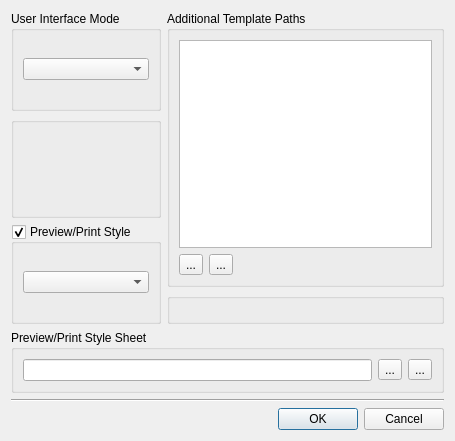
<ui version="4.0" >
 <class>PreferencesDialog</class>
 <widget class="QDialog" name="PreferencesDialog" >
  <property name="geometry" >
   <rect>
    <x>0</x>
    <y>0</y>
    <width>455</width>
    <height>441</height>
   </rect>
  </property>
  <property name="windowTitle" >
   <string>Preferences</string>
  </property>
  <property name="modal" >
   <bool>true</bool>
  </property>
  <layout class="QVBoxLayout" >
   <item>
    <layout class="QHBoxLayout" >
     <item>
      <layout class="QVBoxLayout" >
       <item>
        <widget class="QGroupBox" name="m_uiModeGroupBox" >
         <property name="title" >
          <string>User Interface Mode</string>
         </property>
         <layout class="QVBoxLayout" >
          <item>
           <widget class="QComboBox" name="m_uiModeCombo" />
          </item>
         </layout>
        </widget>
       </item>
       <item>
        <widget class="FontPanel" name="m_fontPanel" />
       </item>
       <item>
        <widget class="QGroupBox" name="m_styleGroupBox" >
         <property name="title" >
          <string>Preview/Print Style</string>
         </property>
         <property name="checkable" >
          <bool>true</bool>
         </property>
         <layout class="QVBoxLayout" >
          <item>
           <widget class="QComboBox" name="m_styleCombo" />
          </item>
         </layout>
        </widget>
       </item>
      </layout>
     </item>
     <item>
      <layout class="QVBoxLayout" >
       <item>
        <widget class="QGroupBox" name="m_templatePathGroupBox" >
         <property name="title" >
          <string>Additional Template Paths</string>
         </property>
         <layout class="QGridLayout" >
          <item row="0" column="0" colspan="3" >
           <widget class="QListWidget" name="m_templatePathListWidget" />
          </item>
          <item row="1" column="0" >
           <widget class="QToolButton" name="m_addTemplatePathButton" >
            <property name="text" >
             <string>...</string>
            </property>
           </widget>
          </item>
          <item row="1" column="1" >
           <widget class="QToolButton" name="m_removeTemplatePathButton" >
            <property name="text" >
             <string>...</string>
            </property>
           </widget>
          </item>
          <item row="1" column="2" >
           <spacer>
            <property name="orientation" >
             <enum>Qt::Horizontal</enum>
            </property>
            <property name="sizeHint" >
             <size>
              <width>40</width>
              <height>20</height>
             </size>
            </property>
           </spacer>
          </item>
         </layout>
        </widget>
       </item>
       <item>
        <widget class="qdesigner_internal::GridPanel" name="m_gridPanel" />
       </item>
      </layout>
     </item>
    </layout>
   </item>
   <item>
    <widget class="QGroupBox" name="m_appStyleSheetGroupBox" >
     <property name="title" >
      <string>Preview/Print Style Sheet</string>
     </property>
     <layout class="QHBoxLayout" >
      <item>
       <widget class="qdesigner_internal::TextPropertyEditor" name="m_appStyleSheetLineEdit" />
      </item>
      <item>
       <widget class="QToolButton" name="m_appStyleSheetChangeButton" >
        <property name="text" >
         <string>...</string>
        </property>
       </widget>
      </item>
      <item>
       <widget class="QToolButton" name="m_appStyleSheetClearButton" >
        <property name="text" >
         <string>...</string>
        </property>
       </widget>
      </item>
     </layout>
    </widget>
   </item>
   <item>
    <widget class="Line" name="line" >
     <property name="orientation" >
      <enum>Qt::Horizontal</enum>
     </property>
    </widget>
   </item>
   <item>
    <widget class="QDialogButtonBox" name="m_dialogButtonBox" >
     <property name="orientation" >
      <enum>Qt::Horizontal</enum>
     </property>
     <property name="standardButtons" >
      <set>QDialogButtonBox::Cancel|QDialogButtonBox::NoButton|QDialogButtonBox::Ok</set>
     </property>
    </widget>
   </item>
  </layout>
 </widget>
 <customwidgets>
  <customwidget>
   <class>FontPanel</class>
   <extends>QGroupBox</extends>
   <header>fontpanel.h</header>
   <container>1</container>
  </customwidget>
  <customwidget>
   <class>qdesigner_internal::GridPanel</class>
   <extends>QGroupBox</extends>
   <header>gridpanel_p.h</header>
   <container>1</container>
  </customwidget>
  <customwidget>
   <class>qdesigner_internal::TextPropertyEditor</class>
   <extends>QLineEdit</extends>
   <header location="global" >textpropertyeditor_p.h</header>
  </customwidget>
 </customwidgets>
 <resources/>
 <connections>
  <connection>
   <sender>m_dialogButtonBox</sender>
   <signal>accepted()</signal>
   <receiver>PreferencesDialog</receiver>
   <slot>accept()</slot>
   <hints>
    <hint type="sourcelabel" >
     <x>248</x>
     <y>254</y>
    </hint>
    <hint type="destinationlabel" >
     <x>157</x>
     <y>274</y>
    </hint>
   </hints>
  </connection>
  <connection>
   <sender>m_dialogButtonBox</sender>
   <signal>rejected()</signal>
   <receiver>PreferencesDialog</receiver>
   <slot>reject()</slot>
   <hints>
    <hint type="sourcelabel" >
     <x>316</x>
     <y>260</y>
    </hint>
    <hint type="destinationlabel" >
     <x>286</x>
     <y>274</y>
    </hint>
   </hints>
  </connection>
 </connections>
</ui>
